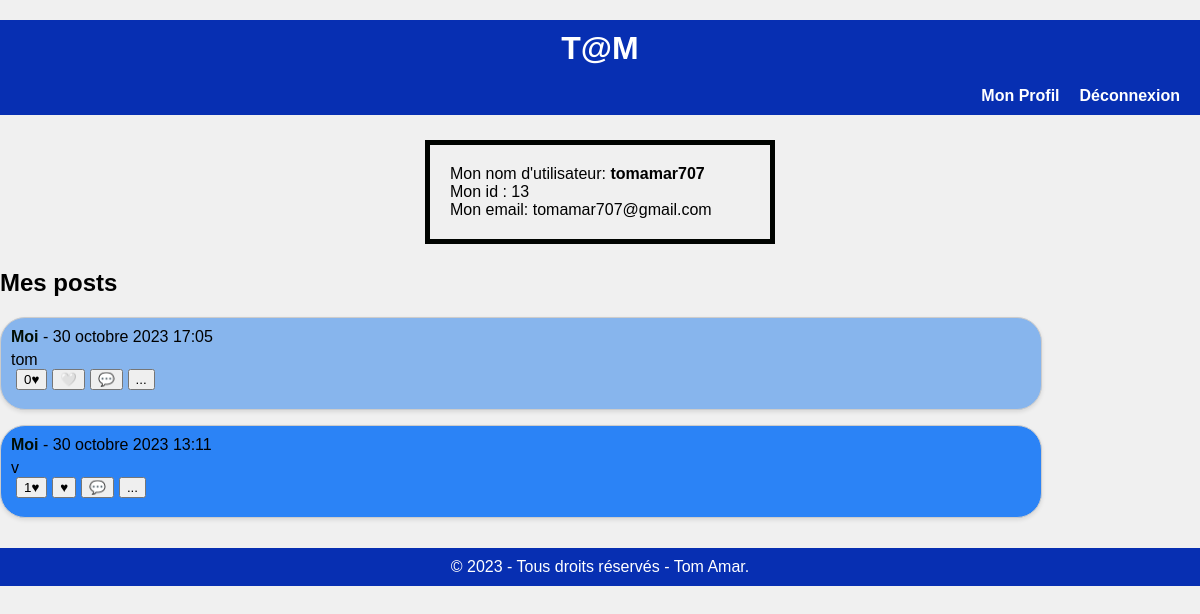
The page /check_account/tom/ (signed in) on the database its author committed.
### PostApp/models.py (models this page shows, shortened)
class Post(models.Model):
    author = models.ForeignKey(User, on_delete=models.CASCADE)
    content = models.TextField(max_length=500)
    created_at = models.DateTimeField(auto_now_add=True)
    image=models.ImageField(upload_to="images_postes/",blank=True,null=True)
    likes = models.ManyToManyField(User, related_name='liked_publications',null=True)
    shared_url = models.URLField(blank=True, null=True)

### PostApp/views.py (the view)
# urls.py: path('check_account/<str:account_id>/', postviews.check_acount, name='check_account'),
@login_required
def check_acount(request,account_id):
    user=request.user
    users=User.objects.all()
    posts=Post.objects.filter(author=user)
    return render(request, 'postapp/checkaccount.html', {"user":user,"account_id":account_id,"users":users,"posts":posts})

### templates/postapp/checkaccount.html (shortened to what this page needs)
{% extends 'base.html' %}
{% load static %}
{% block extra_head %}<link rel="stylesheet" href="{%  static 'css/postapp/home.css' %}">{% endblock %}
{% block content %}
<section class="mon_profil">
<div class="identite">
    <p id="infos">Mon nom d'utilisateur: <strong>{{ user.username }}</strong></p>
    <p id="infos">Mon id : {{ user.id }}</p>
    <p id="infos">Mon email: {{ user.email}}</p>
</div>
</section>
<section class="mes_posts">
    <h2>Mes posts</h2>
        {% if posts %}
        <div class="posts">
            {% for post in posts reversed %}
                <div class="post">
                    <div class="post-haut">
                    {% if post.author == user %}
                    <p><strong>Moi</strong> - {{ post.created_at }}</p>
                    {% else %}
                    <p><strong>{{ post.author.username }}</strong> - {{ post.created_at }}</p>
                    {% endif %}
                    </div>
                    <p>{{ post.content }}</p>
                    <button class="likes-count">{{ post.likes.count }}&#x2665;</button>
                    {% if user in post.likes.all %}
    <form method="post" action="{% url 'like_post' post.id %}">
        <button type="submit">&#x2665;</button>
    </form>
{% else %}
    <form method="post" action="{% url 'like_post' post.id %}">
        <button type="submit">&#x1F90D;</button>
    </form>
{% endif %}
<button type="submit" class="commenter">&#128172;</button>
<form method="post" action="{% url 'delete_post' post.id %}" onsubmit="return confirm('Êtes-vous sûr de vouloir supprimer ce post ?');">
    <button type="submit">...</button>
</form>
                </div>
            {% endfor %}
        </div>
    {% else %}
        <p>Aucun post disponible pour le moment.</p>
    {% endif %}
    </div>
{% endblock content %}

### static/css/base.css (style rules this page uses)
body, h1, h2, p, ul, li { margin: 0; padding: 0; }
body { font-family: Arial, sans-serif; background-color: #f0f0f0; }
html { margin-bottom: 150px; margin-top:20px; }

### static/css/postapp/home.css (style rules this page uses)
body { font-family: Arial, sans-serif; background-color: #f0f0f0; }
.posts { margin-top: 20px; margin-bottom: 30px; }
.likes-count,.likes-list,button { float:left; margin-left:5px; }
.post p:first-child { margin-bottom: 5px; }
.post strong { color: #010e03; }
.post { border: 1px solid #ccc; padding: 10px; margin-bottom: 15px; box-shadow: 0 2px 4px rgba(0, 0, 0, 0.1); overflow-y: auto; max-height: 300px; border-radius:25px; width:85%; }
.post:nth-child(odd) { background-color:hwb(213 53% 7%); }
.post:nth-child(even) { background-color:#2b83f6; }
.post h2, .post p { margin-top: 0; }
.post p { word-wrap: break-word; overflow-x: hidden; }
.identite { width: 300px; border: 5px solid rgb(0, 3, 0); padding: 20px; margin: auto; margin-top:25px; margin-bottom:25px; }

### rows shown on the page
Post: created_at "30 octobre 2023 17:05", content "tom", likes.count "0"
Post: created_at "30 octobre 2023 13:11", content "v", likes.count "1"

### other values the page prints
{{ user.username }} "tomamar707"
{{ user.id }} "13"
{{ user.email }} "tomamar707@gmail.com"
